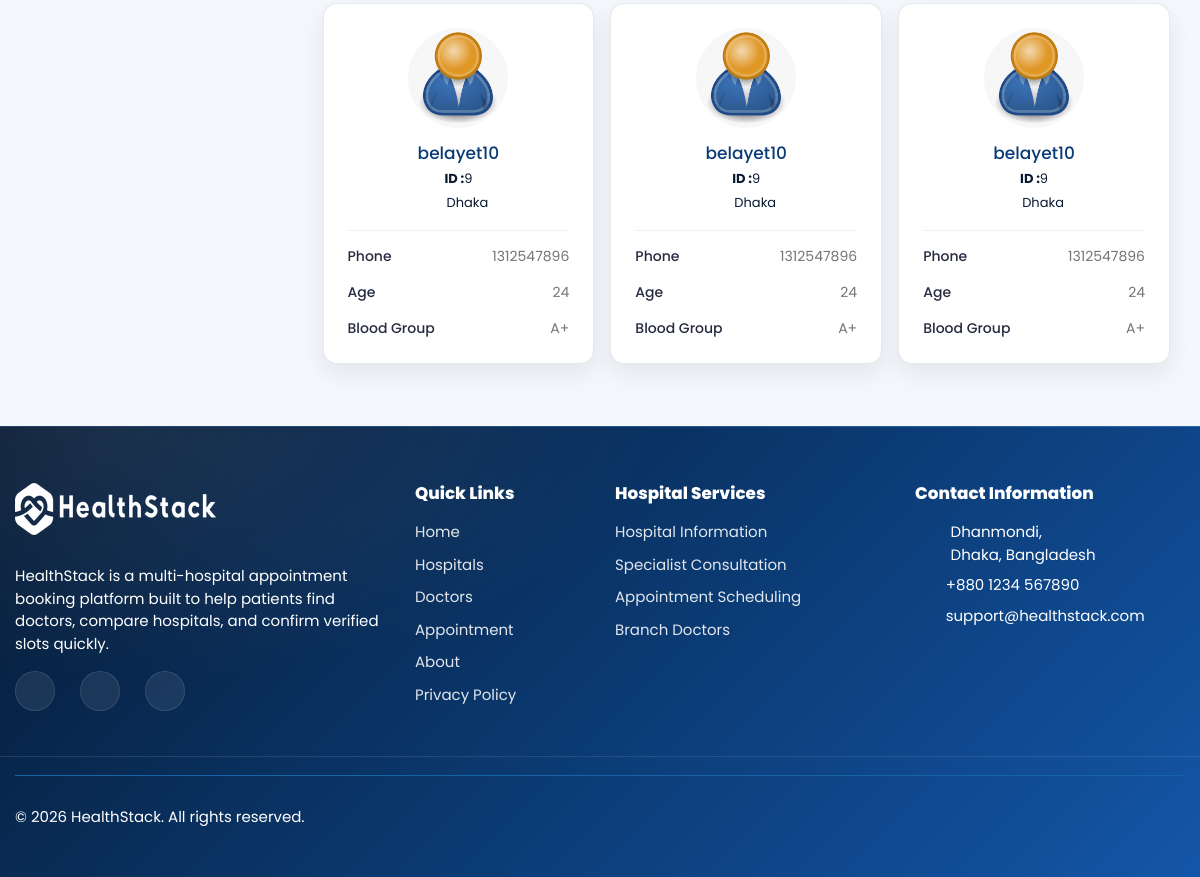
The app's page /doctor/my-patients/ (signed in, lower part), older data.
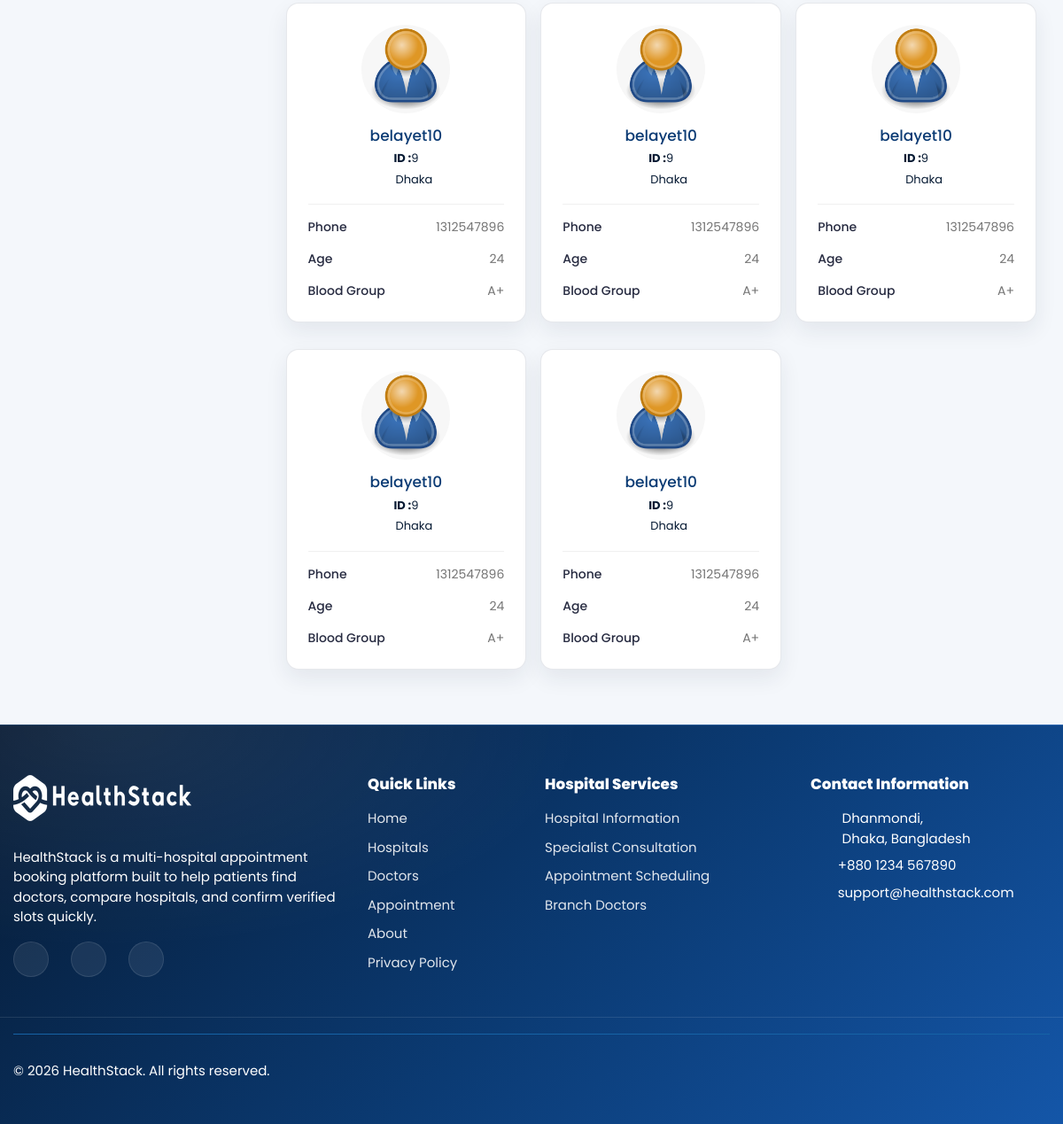
The same page, newer data.
### doctor/models.py (models this page shows, shortened)
class Appointment(models.Model):
    APPOINTMENT_TYPE = (
        ('report', 'report'),
        ('checkup', 'checkup'),
    )
    APPOINTMENT_STATUS = (
        ('pending', 'pending'),
        ('confirmed', 'confirmed'),
        ('cancelled', 'cancelled'),
    )
    id = models.AutoField(primary_key=True)
    date = models.DateField(null=True, blank=True)
    time = models.CharField(max_length=200, null=True, blank=True)
    doctor = models.ForeignKey(Doctor_Information, on_delete=models.CASCADE, null=True, blank=True)
    patient = models.ForeignKey(Patient, on_delete=models.CASCADE, null=True, blank=True)
    appointment_type = models.CharField(max_length=200, choices=APPOINTMENT_TYPE)
    appointment_status = models.CharField(max_length=200, choices=APPOINTMENT_STATUS)
    serial_number = models.CharField(max_length=200, null=True, blank=True)
    payment_status = models.CharField(max_length=200, null=True, blank=True, default='pending')
    transaction_id = models.CharField(max_length=255, null=True, blank=True)
    message = models.CharField(max_length=255, null=True, blank=True)

### hospital/models.py (models this page shows, shortened)
class Patient(models.Model):
    patient_id = models.AutoField(primary_key=True)
    user = models.OneToOneField(User, on_delete=models.CASCADE, null=True, blank=True, related_name='patient')
    name = models.CharField(max_length=200, null=True, blank=True)
    username = models.CharField(max_length=200, null=True, blank=True)
    age = models.IntegerField(null=True, blank=True)
    email = models.EmailField(max_length=200, null=True, blank=True)
    phone_number = models.IntegerField(null=True, blank=True)
    address = models.CharField(max_length=200, null=True, blank=True)
    featured_image = models.ImageField(upload_to='patients/', default='patients/user-default.png', null=True, blank=True)
    blood_group = models.CharField(max_length=200, null=True, blank=True)
    history = models.CharField(max_length=200, null=True, blank=True)
    dob = models.CharField(max_length=200, null=True, blank=True)
    nid = models.CharField(max_length=200, null=True, blank=True)
    serial_number = models.CharField(max_length=200, null=True, blank=True)
    login_status = models.CharField(max_length=200, null=True, blank=True, default="offline")

### doctor/views.py (the view)
# urls.py: path('my-patients/', views.my_patients, name='my-patients'),
@csrf_exempt
@login_required(login_url="doctor-login")
def my_patients(request):
    if request.user.is_doctor:
        doctor = Doctor_Information.objects.get(user=request.user)
        appointments = Appointment.objects.filter(doctor=doctor).filter(appointment_status='confirmed')
    else:
        redirect('doctor-logout')
    context = {'doctor': doctor, 'appointments': appointments}
    return render(request, 'my-patients.html', context)

### templates/my-patients.html (shortened to what this page needs)
{% load static %}
<!DOCTYPE html>
<html lang="en">
<head>
		<link rel="stylesheet" href="{% static 'HealthStack-System/css/Normal/bootstrap.min.css' %}">
		<link rel="stylesheet" href="{% static 'HealthStack-System/plugins/Normal/fontawesome/css/fontawesome.min.css' %}">
		<link rel="stylesheet" href="{% static 'HealthStack-System/plugins/Normal/fontawesome/css/all.min.css' %}">
		<link rel="stylesheet" href="{% static 'HealthStack-System/css/Normal/style.css' %}">
		<link rel="stylesheet" href="{% static 'HealthStack-System/css/Normal/dp_theme_ui.css' %}?v=20260323a">
	</head>
	<body class="dp-theme">
		<div class="main-wrapper dp-theme-wrapper">
			<div class="content dp-theme-content">
				<div class="container-fluid">
					<div class="row">
						<div class="col-md-7 col-lg-8 col-xl-9">
							<div class="row row-grid">
								{% for appointment in appointments %}
								<div class="col-md-6 col-lg-4 col-xl-3">
									<div class="card widget-profile pat-widget-profile">
										<div class="card-body">
											<div class="pro-widget-content">
												<div class="profile-info-widget">
													<a href="{% url 'patient-profile' pk=appointment.patient.patient_id %}" class="booking-doc-img">
														<img src="{{appointment.patient.featured_image.url}}" alt="User Image">
													</a>
													<div class="profile-det-info">
														<h3><a href="{% url 'patient-profile' pk=appointment.patient.patient_id %}">{{appointment.patient.name}}</a></h3>
														<div class="patient-details">
															<h5><b>ID :</b>{{appointment.patient.patient_id}}</h5>
															<h5 class="mb-0"><i class="fas fa-map-marker-alt"></i>{{appointment.patient.address}}</h5>
														</div>
													</div>
												</div>
											</div>
											<div class="patient-info">
												<ul>
													<li>Phone <span>{{appointment.patient.phone_number}}</span></li>
													<li>Age <span>{{appointment.patient.age}}</span></li>
													<li>Blood Group <span>{{appointment.patient.blood_group}}</span></li>
												</ul>
											</div>
										</div>
									</div>
								</div>
								{% endfor %}
							</div>
						</div>
					</div>
				</div>
			</div>
			<div class="dp-theme-footer">{% include 'footer.html' %}</div>
		</div>
	</body>
</html>

### templates/doctor-navbar.html (shortened to what this page needs)
{% load static %}

### templates/doctor-sidebar.html (shortened to what this page needs)
{% load static %}

### templates/footer.html
{% load static %}
<footer class="footer hs-footer" id="contact">
  <div class="footer-top">
    <div class="container">
      <div class="row">
        <div class="col-lg-4 col-md-6 mb-4 mb-lg-0">
          <div class="footer-widget footer-about">
            <div class="footer-logo hs-footer-logo">
              <img
                src="{% static 'HealthStack-System/images/Normal/footer_logo.png' %}"
                alt="HealthStack"
              />
            </div>
            <div class="footer-about-content">
              <p class="mb-3">
                HealthStack is a multi-hospital appointment booking platform built to help patients find doctors, compare hospitals, and confirm verified slots quickly.
              </p>
              <div class="social-icon hs-social">
                <ul>
                  <li>
                    <a href="#" target="_blank" rel="noopener" aria-label="Facebook">
                      <i class="fab fa-facebook-f"></i>
                    </a>
                  </li>
                  <li>
                    <a href="#" target="_blank" rel="noopener" aria-label="LinkedIn">
                      <i class="fab fa-linkedin-in"></i>
                    </a>
                  </li>
                  <li>
                    <a href="#" target="_blank" rel="noopener" aria-label="Twitter">
                      <i class="fab fa-twitter"></i>
                    </a>
                  </li>
                </ul>
              </div>
            </div>
          </div>
        </div>
        <div class="col-lg-2 col-md-6 mb-4 mb-lg-0">
          <div class="footer-widget">
            <h2 class="footer-title">Quick Links</h2>
            <ul class="hs-footer-links">
              <li><a href="{% url 'hospital_home' %}">Home</a></li>
              <li><a href="{% url 'multiple-hospital' %}">Hospitals</a></li>
              <li><a href="{% url 'search' %}">Doctors</a></li>
              <li><a href="{% url 'hospital_home' %}#appointment">Appointment</a></li>
              <li><a href="{% url 'about-us' %}">About</a></li>
              <li><a href="{% url 'privacy-policy' %}">Privacy Policy</a></li>
            </ul>
          </div>
        </div>
        <div class="col-lg-3 col-md-6 mb-4 mb-lg-0">
          <div class="footer-widget">
            <h2 class="footer-title">Hospital Services</h2>
            <ul class="hs-footer-links">
              <li><a href="{% url 'multiple-hospital' %}">Hospital Information</a></li>
              <li><a href="{% url 'search' %}">Specialist Consultation</a></li>
              <li><a href="{% url 'hospital_home' %}#appointment">Appointment Scheduling</a></li>
              <li><a href="{% url 'hospital_home' %}">Branch Doctors</a></li>
            </ul>
          </div>
        </div>
        <div class="col-lg-3 col-md-6">
          <div class="footer-widget footer-contact">
            <h2 class="footer-title">Contact Information</h2>
            <div class="footer-contact-info">
              <div class="footer-address">
                <span><i class="fas fa-map-marker-alt"></i></span>
                <p class="mb-2">
                  Dhanmondi,<br />
                  Dhaka, Bangladesh
                </p>
              </div>
              <p class="mb-2">
                <i class="fas fa-phone-alt"></i>
                +880 1234 567890
              </p>
              <p class="mb-0">
                <i class="fas fa-envelope"></i>
                support@healthstack.com
              </p>
            </div>
          </div>
        </div>
      </div>
    </div>
  </div>
  <div class="footer-bottom hs-footer-bottom">
    <div class="container">
      <div class="copyright">
        <div class="copyright-text">
          <p class="mb-0">© {% now "Y" %} HealthStack. All rights reserved.</p>
        </div>
      </div>
    </div>
  </div>
</footer>

### static/HealthStack-System/css/Normal/dp_theme_ui.css (style rules this page uses)
body.dp-theme { --dp-primary: #0b3b74; --dp-primary-600: #1456a8; --dp-dark: #061a33; --dp-accent: #09e5ab; --dp-text: #1f2b3d; --dp-muted: #5e6b7a; --dp-bg: #f4f7fb; --dp-card-bg: #ffffff; --dp-radius: 14px; --dp-shadow: 0 10px 24px rgba(31, 43, 61, 0.08); --dp-shadow-lg: 0 14px 30px rgba(31, 43, 61, 0.12); --dp-transition: 180ms ease; font-family: 'Poppins', sans-serif; background: var(--dp-bg); color: var(--dp-text); min-height: 100vh; overflow-x: hidden; }
body.dp-theme .dp-theme-wrapper { display: flex; flex-direction: column; min-height: 100vh; }
body.dp-theme .dp-theme-content { padding-top: 24px; padding-bottom: 32px; flex: 1 0 auto; overflow: visible; }
body.dp-theme .dp-theme-content > .container-fluid > .row { align-items: flex-start; }
body.dp-theme .dp-theme-content .card { background: var(--dp-card-bg); border: 1px solid rgba(10, 31, 68, 0.10); border-radius: var(--dp-radius); box-shadow: var(--dp-shadow); }
body.dp-theme .dp-theme-content .card .card-title, body.dp-theme .dp-theme-content .card h1, body.dp-theme .dp-theme-content .card h2, body.dp-theme .dp-theme-content .card h3, body.dp-theme .dp-theme-content .card h4, body.dp-theme .dp-theme-content .card h5, body.dp-theme .dp-theme-content .card h6 { color: var(--dp-dark); }
body.dp-theme .dp-theme-footer { margin-top: auto; flex-shrink: 0; }
body.dp-theme .dp-theme-footer .footer, body.dp-theme .dp-theme-footer footer, body.dp-theme .dp-theme-footer .hs-footer { background: radial-gradient(900px 420px at 10% 0%, rgba(255, 255, 255, 0.08), transparent 60%), linear-gradient(135deg, var(--dp-dark) 0%, var(--dp-primary) 55%, var(--dp-primary-600) 100%) !important; border-top: 1px solid rgba(255, 255, 255, 0.10); }
body.dp-theme .dp-theme-footer a { color: rgba(255, 255, 255, 0.88); transition: color var(--dp-transition); }
body.dp-theme .dp-theme-content a { color: var(--dp-primary); transition: color var(--dp-transition); }
body.dp-theme .dp-theme-wrapper, body.dp-theme .dp-theme-content, body.dp-theme .dp-theme-content > .container-fluid, body.dp-theme .dp-theme-content > .container-fluid > .row { -webkit-transform: unset !important; transform: unset !important; }

Row changes from the older to the newer data that the page shows:
added Appointment: patient.featured_image (placeholder picture), patient.name "belayet10", patient.patient_id "9", patient.address "Dhaka", patient.phone_number "1312547896", patient.age "24", patient.blood_group "A+"
added Appointment: patient.featured_image (placeholder picture), patient.name "belayet10", patient.patient_id "9", patient.address "Dhaka", patient.phone_number "1312547896", patient.age "24", patient.blood_group "A+"
